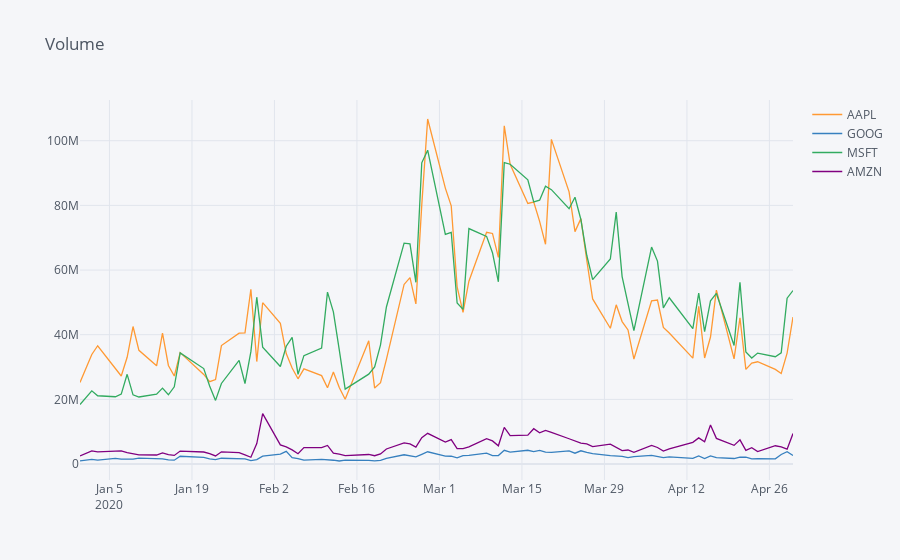

Notebook code cell kept with this figure:
### Markdown cell above
Now the Volume. The same as before applies regarding the availability and interaction.

### Code cell
# RUN ME ONLY IF YOU HAVE PLOTLY AND CUFFLINGS IMPORTED AND INSTALLED
df_volume.iplot(title='Volume')
